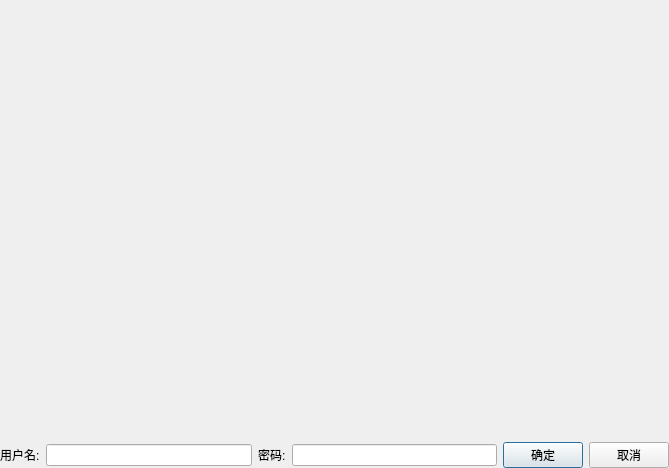
<?xml version="1.0" encoding="UTF-8"?>
<ui version="4.0">
 <class>loginDialog</class>
 <widget class="QDialog" name="loginDialog">
  <property name="geometry">
   <rect>
    <x>0</x>
    <y>0</y>
    <width>669</width>
    <height>468</height>
   </rect>
  </property>
  <property name="maximumSize">
   <size>
    <width>1302</width>
    <height>604</height>
   </size>
  </property>
  <property name="windowTitle">
   <string>Dialog</string>
  </property>
  <layout class="QGridLayout" name="gridLayout" rowstretch="9,1">
   <property name="leftMargin">
    <number>0</number>
   </property>
   <property name="topMargin">
    <number>0</number>
   </property>
   <property name="rightMargin">
    <number>0</number>
   </property>
   <property name="bottomMargin">
    <number>0</number>
   </property>
   <item row="0" column="0">
    <widget class="QLabel" name="label">
     <property name="text">
      <string/>
     </property>
     <property name="pixmap">
      <pixmap resource="resource.qrc">:/image/banner1.jpg</pixmap>
     </property>
     <property name="scaledContents">
      <bool>true</bool>
     </property>
    </widget>
   </item>
   <item row="1" column="0">
    <layout class="QHBoxLayout" name="horizontalLayout">
     <item>
      <widget class="QLabel" name="label_2">
       <property name="text">
        <string>用户名:</string>
       </property>
      </widget>
     </item>
     <item>
      <widget class="QLineEdit" name="editName"/>
     </item>
     <item>
      <widget class="QLabel" name="label_3">
       <property name="text">
        <string>密码:</string>
       </property>
      </widget>
     </item>
     <item>
      <widget class="QLineEdit" name="editPSWD"/>
     </item>
     <item>
      <widget class="QPushButton" name="btEnter">
       <property name="text">
        <string>确定</string>
       </property>
      </widget>
     </item>
     <item>
      <widget class="QPushButton" name="btCancel">
       <property name="text">
        <string>取消</string>
       </property>
      </widget>
     </item>
    </layout>
   </item>
  </layout>
 </widget>
 <resources>
  <include location="resource.qrc"/>
 </resources>
 <connections/>
</ui>
